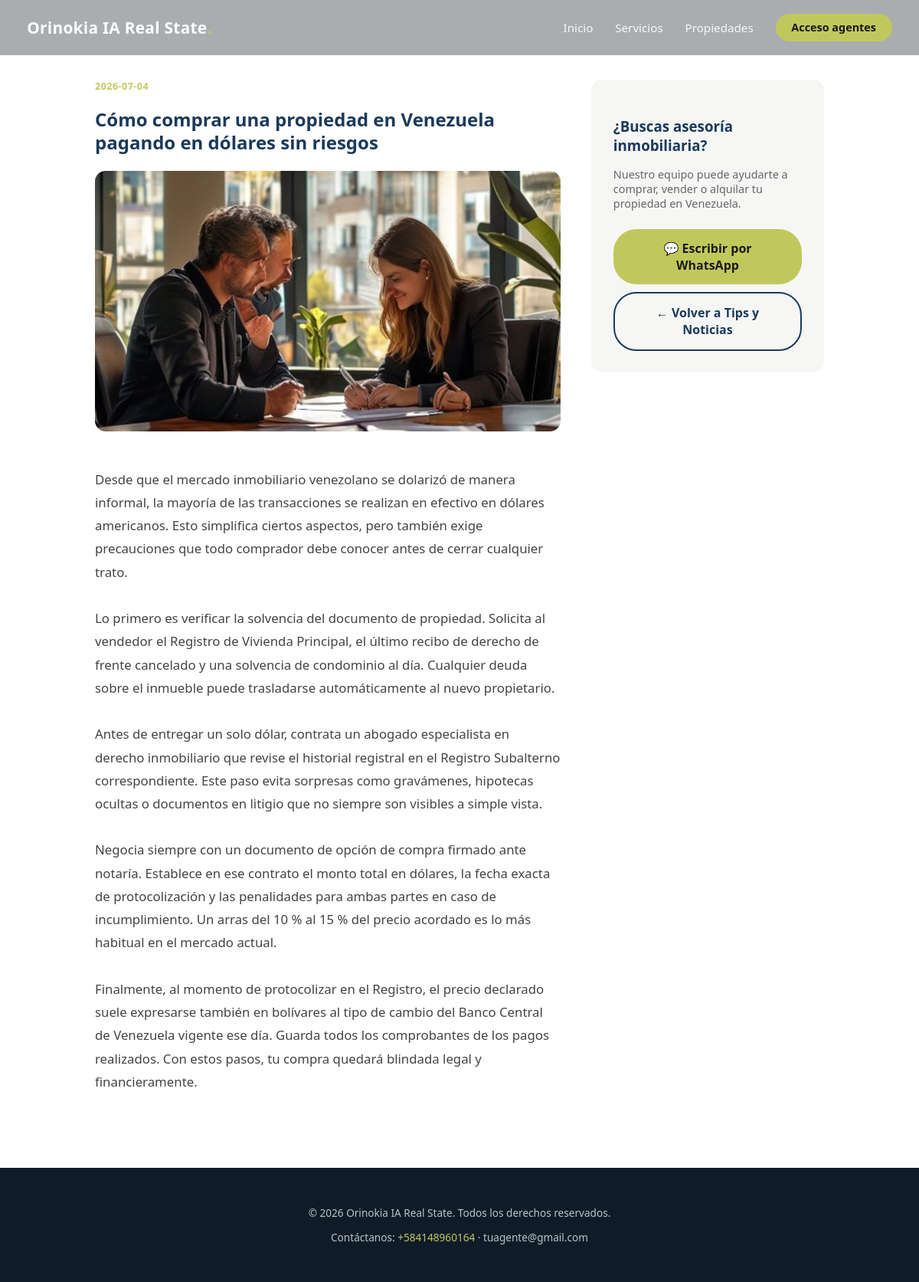
Screenshot of /noticias/7 with the database file from the repository.
### tables this page shows
CREATE TABLE noticias (
                id INTEGER PRIMARY KEY AUTOINCREMENT,
                fecha TEXT,
                titulo TEXT,
                resumen TEXT,
                contenido TEXT,
                imagen_url TEXT,
                creado_en TEXT
            , imagen_es_logo INTEGER DEFAULT 0);

### main.py (the view)
@app.get("/noticias/{noticia_id}", response_class=HTMLResponse)
async def noticia_detalle_publico(request: Request, noticia_id: int):
    noticia = obtener_noticia(noticia_id)
    if not noticia:
        return RedirectResponse(url="/")
    return templates.TemplateResponse(
        request=request,
        name="public/noticia_detalle.html",
        context={
            "branding": get_branding(),
            "anio": datetime.now().year,
            "noticia": noticia,
        },
    )

### templates/public/noticia_detalle.html (shortened to what this page needs)
{% extends "public/base.html" %}
{% block contenido %}
<section class="pub-detalle-body" style="padding-top:6.5rem;">
  <div class="pub-detalle-grid">
    <div>
      <div class="pub-noticia-fecha" style="margin-bottom:0.8rem;">{{ noticia.fecha }}</div>
      <h1 style="color:var(--pub-primario); line-height:1.25; margin-bottom:1.4rem;">{{ noticia.titulo }}</h1>
      {% if noticia.imagen_url and noticia.imagen_es_logo %}
      <div class="pub-noticia-img pub-noticia-img-logo" style="height:260px; border-radius:14px; margin-bottom:1.6rem;">
        <img src="{{ noticia.imagen_url }}" alt="{{ noticia.titulo }}" />
      </div>
      {% elif noticia.imagen_url %}
      <img src="{{ noticia.imagen_url }}" alt="{{ noticia.titulo }}" style="width:100%; height:340px; object-fit:cover; border-radius:14px; margin-bottom:1.6rem;" />
      {% endif %}
      <p style="line-height:1.8; color:#444; white-space:pre-line; font-size:1.05rem;">{{ noticia.contenido or noticia.resumen }}</p>
    </div>
    <div class="pub-contacto-card">
      <h3>¿Buscas asesoría inmobiliaria?</h3>
      <p style="color:#666; font-size:0.9rem;">Nuestro equipo puede ayudarte a comprar, vender o alquilar tu propiedad en Venezuela.</p>
      {% if branding.telefono_agente %}
      <a href="https://wa.me/{{ branding.telefono_agente | replace('+','') | replace(' ','') }}" class="pub-btn pub-btn-dorado">💬 Escribir por WhatsApp</a>
      {% endif %}
      <a href="/#noticias" class="pub-btn pub-btn-outline" style="color:var(--pub-primario); border-color:var(--pub-primario);">← Volver a Tips y Noticias</a>
    </div>
  </div>
</section>
{% endblock %}

### static/css/public.css (style rules this page uses)
:root { --pub-primario: #1a3a5c; --pub-secundario: #b1b65d; }
* { box-sizing: border-box; }
body.publico { margin: 0; font-family: 'Segoe UI', Tahoma, Geneva, Verdana, sans-serif; color: #232323; background: #fff; }
.pub-btn { padding: 0.9rem 2rem; border-radius: 30px; font-weight: 600; text-decoration: none; font-size: 1rem; transition: transform 0.2s ease, box-shadow 0.2s ease; display: inline-block; }
.pub-btn-dorado { background: var(--pub-secundario); color: #1a1a1a; }
.pub-btn-outline { background: transparent; color: #fff; border: 2px solid #fff; }
.pub-noticia-fecha { color: var(--pub-secundario); font-size: 0.78rem; font-weight: 700; text-transform: uppercase; letter-spacing: 0.5px; margin-bottom: 0.5rem; }
.pub-detalle-body { max-width: 1000px; margin: 0 auto; padding: 3rem 1.5rem 5rem; }
.pub-detalle-grid { display: grid; grid-template-columns: 2fr 1fr; gap: 2.5rem; }
.pub-contacto-card { background: #f6f7f5; border-radius: 14px; padding: 1.8rem; height: fit-content; }
.pub-contacto-card h3 { color: var(--pub-primario); margin-bottom: 1rem; }
.pub-contacto-card .pub-btn { width: 100%; text-align: center; margin-top: 0.6rem; }

### rows the page displays
noticias: fecha "2026-07-04", titulo "Cómo comprar una propiedad en Venezuela pagando en dólares sin riesgos", imagen_url (picture), contenido "Desde que el mercado inmobiliario venezolano se dolarizó de manera informal, la mayoría de las transacciones se realizan en efectivo en dólares americanos. Esto simplifica ciertos aspectos, pero también exige precauciones que todo comprador debe conocer antes de cerrar cualquier trato. Lo primero es verificar la solvencia del documento de propiedad. Solicita al vendedor el Registro de Vivienda Principal, el último recibo de derecho de frente cancelado y una solvencia de condominio al día. Cualquier deuda sobre el inmueble puede trasladarse automáticamente al nuevo propietario. Antes de entregar un solo dólar, contrata un abogado especialista en derecho inmobiliario que revise el historial…"

### other values shown
{{ branding.nombre_agencia }} "Orinokia IA Real State"
{{ anio }} "2026"
{{ branding.telefono_agente }} "+584148960164"
{{ branding.email_agente }} "tuagente@gmail.com"
